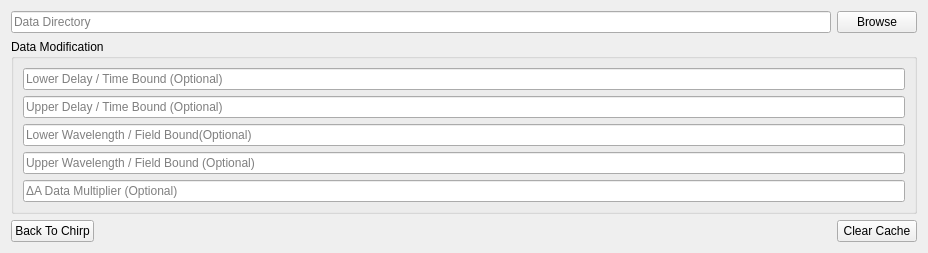
          <widget class="QWidget" name="Data">
           <attribute name="title">
            <string>Data</string>
           </attribute>
           <layout class="QGridLayout" name="gridLayout">
            <item row="0" column="0" colspan="2">
             <widget class="QLineEdit" name="Data_directory">
              <property name="toolTip">
               <string>&lt;html&gt;&lt;head/&gt;&lt;body&gt;&lt;p&gt;Input the directory of the folder containing the data or use the &amp;quot;Browse&amp;quot;-button on the right.&lt;/p&gt;&lt;p&gt;&lt;span style=&quot; font-weight:600; text-decoration: underline;&quot;&gt;Example:&lt;/span&gt;&lt;/p&gt;&lt;p&gt;/home/user/documents/fsta_measurements/sample_1&lt;/p&gt;&lt;p&gt;If the raw data was chirp corrected using this program, no action is needed.&lt;/p&gt;&lt;/body&gt;&lt;/html&gt;</string>
              </property>
              <property name="whatsThis">
               <string/>
              </property>
              <property name="placeholderText">
               <string>Data Directory</string>
              </property>
             </widget>
            </item>
            <item row="0" column="2">
             <widget class="QPushButton" name="Data_browse">
              <property name="toolTip">
               <string>&lt;html&gt;&lt;head/&gt;&lt;body&gt;&lt;p&gt;Click to open a directory dialog and select the data directory. There should be only three &lt;span style=&quot; font-style:italic;&quot;&gt;.txt-&lt;/span&gt;files ending with &lt;span style=&quot; font-weight:600;&quot;&gt;taspectra.txt, delays.txt &lt;/span&gt;and&lt;span style=&quot; font-weight:600;&quot;&gt; lambda.txt &lt;/span&gt;for TA or &lt;span style=&quot; font-weight:600;&quot;&gt;eprspectra.txt, time.txt &lt;/span&gt;and&lt;span style=&quot; font-weight:600;&quot;&gt; field.txt&lt;/span&gt;.&lt;/p&gt;&lt;p&gt;If the raw data was chirp corrected using this program, no action is needed.&lt;/p&gt;&lt;/body&gt;&lt;/html&gt;</string>
              </property>
              <property name="text">
               <string>Browse</string>
              </property>
             </widget>
            </item>
            <item row="1" column="0" colspan="3">
             <widget class="QGroupBox" name="Data_Modification">
              <property name="title">
               <string>Data Modification</string>
              </property>
              <layout class="QGridLayout" name="gridLayout_2">
               <item row="5" column="0">
                <widget class="QLineEdit" name="Data_wavelength_input_ub">
                 <property name="toolTip">
                  <string>&lt;html&gt;&lt;head/&gt;&lt;body&gt;&lt;p&gt;Set a lower bound for the wavelength range to be analysed. This is optional and can be left empty. If left empty, all wavelengths from the lower bound upwards will be used.&lt;/p&gt;&lt;p&gt;&lt;span style=&quot; font-weight:600; text-decoration: underline;&quot;&gt;Example:&lt;/span&gt;&lt;/p&gt;&lt;p&gt;The data was measured for wavelengths ranging from 330 nm to 800 nm , but only the data up to 750 nm is relevant.&lt;/p&gt;&lt;p&gt;&lt;span style=&quot; font-weight:600;&quot;&gt;Input:&lt;/span&gt;&lt;/p&gt;&lt;p&gt;750&lt;/p&gt;&lt;/body&gt;&lt;/html&gt;</string>
                 </property>
                 <property name="placeholderText">
                  <string>Upper Wavelength / Field Bound (Optional)</string>
                 </property>
                </widget>
               </item>
               <item row="2" column="0">
                <widget class="QLineEdit" name="Data_delay_input_lb">
                 <property name="toolTip">
                  <string>&lt;html&gt;&lt;head/&gt;&lt;body&gt;&lt;p&gt;Set a lower bound for the time frame to be analysed. This is optional and can be left empty. If left empty, all delays up to the upper bound will be used.&lt;/p&gt;&lt;p&gt;&lt;span style=&quot; font-weight:600; text-decoration: underline;&quot;&gt;Example:&lt;/span&gt;&lt;/p&gt;&lt;p&gt;The data was measured for delays ranging from -10 ps to 4000 ps, but to exclude artifacts at 0 ps the evaluation should start at 0.4 ps.&lt;/p&gt;&lt;p&gt;&lt;span style=&quot; font-weight:600; text-decoration: underline;&quot;&gt;Input:&lt;/span&gt;&lt;/p&gt;&lt;p&gt;0.4&lt;/p&gt;&lt;/body&gt;&lt;/html&gt;</string>
                 </property>
                 <property name="placeholderText">
                  <string>Lower Delay / Time Bound (Optional)</string>
                 </property>
                </widget>
               </item>
               <item row="3" column="0">
                <widget class="QLineEdit" name="Data_delay_input_ub">
                 <property name="toolTip">
                  <string>&lt;html&gt;&lt;head/&gt;&lt;body&gt;&lt;p&gt;Set an upper bound for the time frame to be analysed. This is optional and can be left empty. If left empty, all delays from the lower bound upwards will be used.&lt;/p&gt;&lt;p&gt;&lt;span style=&quot; font-weight:600; text-decoration: underline;&quot;&gt;Example:&lt;/span&gt;&lt;/p&gt;&lt;p&gt;The data was measured for delays ranging from -10 ps to 4000 ps, but to the data is only relevant up to 3000 ps.&lt;/p&gt;&lt;p&gt;&lt;span style=&quot; font-weight:600; text-decoration: underline;&quot;&gt;Input:&lt;/span&gt;&lt;/p&gt;&lt;p&gt;3000&lt;/p&gt;&lt;/body&gt;&lt;/html&gt;</string>
                 </property>
                 <property name="placeholderText">
                  <string>Upper Delay / Time Bound (Optional)</string>
                 </property>
                </widget>
               </item>
               <item row="4" column="0">
                <widget class="QLineEdit" name="Data_wavelength_input_lb">
                 <property name="toolTip">
                  <string>&lt;html&gt;&lt;head/&gt;&lt;body&gt;&lt;p&gt;Set a lower bound for the wavelength range to be analysed. This is optional and can be left empty. If left empty, all wavelengths up to the upper bound will be used.&lt;/p&gt;&lt;p&gt;&lt;span style=&quot; font-weight:600; text-decoration: underline;&quot;&gt;Example:&lt;/span&gt;&lt;/p&gt;&lt;p&gt;The data was measured for wavelengths ranging from 330 nm to 800 nm , but only the data starting at 350 nm is relevant.&lt;/p&gt;&lt;p&gt;&lt;span style=&quot; font-weight:600; text-decoration: underline;&quot;&gt;Input:&lt;/span&gt;&lt;/p&gt;&lt;p&gt;350&lt;/p&gt;&lt;/body&gt;&lt;/html&gt;</string>
                 </property>
                 <property name="placeholderText">
                  <string>Lower Wavelength / Field Bound(Optional)</string>
                 </property>
                </widget>
               </item>
               <item row="6" column="0">
                <widget class="QLineEdit" name="Data_input_multiplier">
                 <property name="toolTip">
                  <string>&lt;html&gt;&lt;head/&gt;&lt;body&gt;&lt;p&gt;Set a multiplier for the absorption data. This is optional and can be left empty. If left empty, the data won't be changed.&lt;/p&gt;&lt;p&gt;&lt;span style=&quot; font-weight:600; text-decoration: underline;&quot;&gt;Example:&lt;/span&gt;&lt;/p&gt;&lt;p&gt;If the data was measured in ODU but the values are around 0,00X, the data can be multiplied by a factor of 1000 so the data will be displayed as mODU.&lt;/p&gt;&lt;p&gt;&lt;span style=&quot; font-weight:600; text-decoration: underline;&quot;&gt;Input:&lt;/span&gt;&lt;/p&gt;&lt;p&gt;1000&lt;/p&gt;&lt;/body&gt;&lt;/html&gt;</string>
                 </property>
                 <property name="placeholderText">
                  <string>ΔA Data Multiplier (Optional)</string>
                 </property>
                </widget>
               </item>
              </layout>
             </widget>
            </item>
            <item row="2" column="1">
             <spacer name="spacer_clear_cache">
              <property name="orientation">
               <enum>Qt::Horizontal</enum>
              </property>
              <property name="sizeHint" stdset="0">
               <size>
                <width>731</width>
                <height>20</height>
               </size>
              </property>
             </spacer>
            </item>
            <item row="2" column="2">
             <widget class="QPushButton" name="Data_clear_cache">
              <property name="toolTip">
               <string>&lt;html&gt;&lt;head/&gt;&lt;body&gt;&lt;p&gt;Clears the saved inputs from previous evaluations.&lt;/p&gt;&lt;/body&gt;&lt;/html&gt;</string>
              </property>
              <property name="text">
               <string>Clear Cache</string>
              </property>
             </widget>
            </item>
            <item row="2" column="0">
             <widget class="QPushButton" name="Data_backToChirp">
              <property name="text">
               <string>Back To Chirp</string>
              </property>
             </widget>
            </item>
           </layout>
          </widget>
